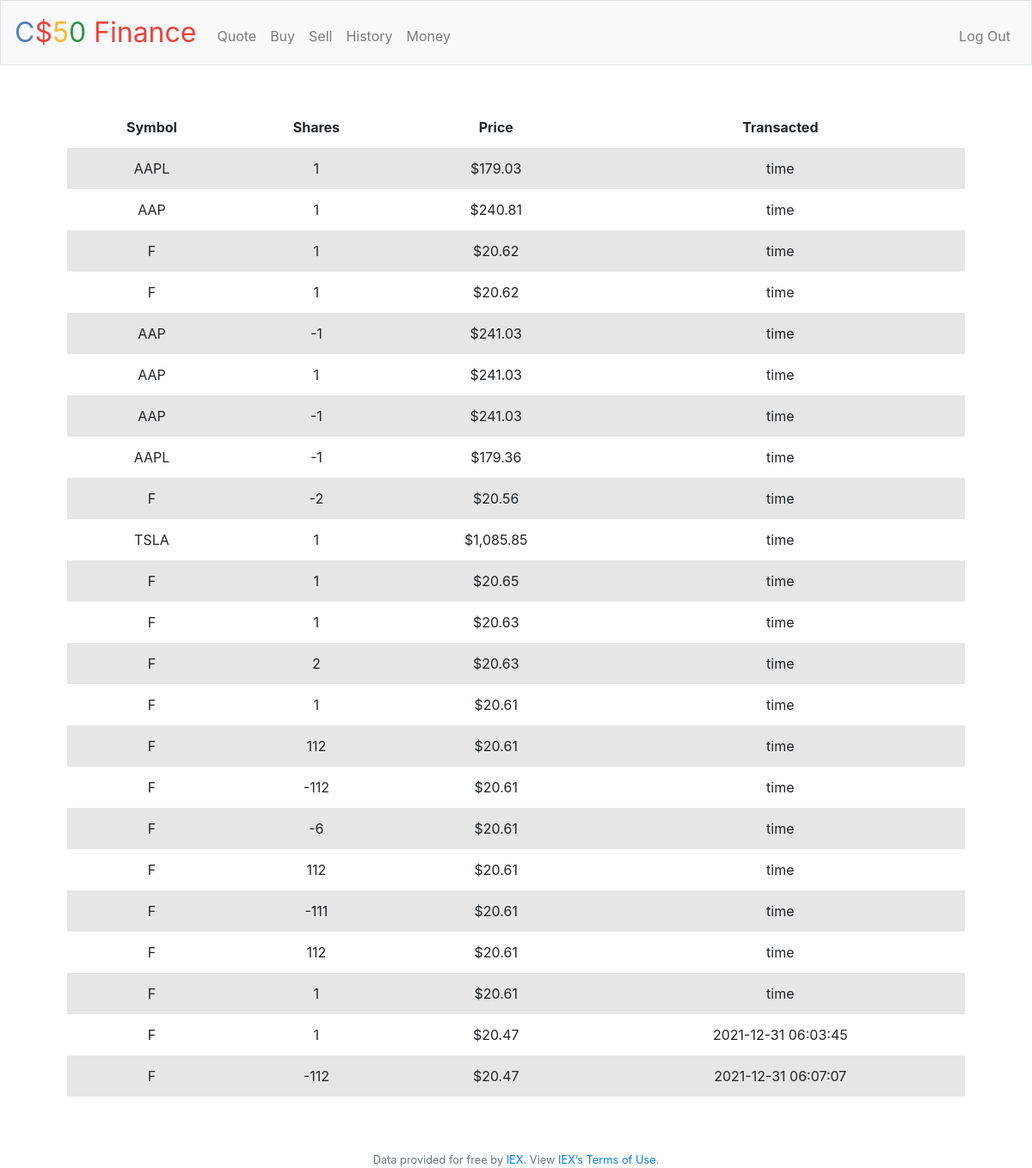
Screenshot of /history (signed in) with the database file from the repository.
### tables this page shows
CREATE TABLE 'transactions' ('user_id' integer NOT NULL, 'symbol' text NOT NULL, 'shares' integer NOT NULL, 'price' integer NOT NULL, 'time' text NOT NULL);

### application.py (the view)
@app.route("/history")
@login_required
def history():
    q = "SELECT * FROM transactions WHERE user_id = ?"
    transactions = db.execute(q, session["user_id"])
    return render_template("history.html", transactions=transactions)

### application.py (called while the page is built)
@app.after_request
def after_request(response):
    response.headers["Cache-Control"] = "no-cache, no-store, must-revalidate"
    response.headers["Expires"] = 0
    response.headers["Pragma"] = "no-cache"
    return response

### helpers.py (called while the page is built)
def login_required(f):
    @wraps(f)
    def decorated_function(*args, **kwargs):
        if session.get("user_id") is None:
            return redirect("/login")
        return f(*args, **kwargs)
    return decorated_function

def usd(value):
    return f"${value:,.2f}"

### templates/history.html (shortened to what this page needs)
{% extends "layout.html" %}
{% block main %}
    <table>
        <thead>
            <tr>
                <th>Symbol</th>
                <th>Shares</th>
                <th>Price</th>
                <th>Transacted</th>
            </tr>
        </thead>
        <tbody>
            {% for t in transactions %}
                <tr>
                    <td>{{ t["symbol"] }}</td>
                    <td>{{ t["shares"] }}</td>
                    <td>{{ t["price"] | usd }}</td>
                    <td>{{ t["time"] }}</td>
                </tr>
            {% endfor %}
        </tbody>
    </table>
{% endblock %}

### templates/layout.html (shortened to what this page needs)
<!DOCTYPE html>
<html lang="en">
    <head>
        <link rel="stylesheet" href="https://cdn.jsdelivr.net/npm/bootstrap@4.5.3/dist/css/bootstrap.min.css">
        <link href="/static/styles.css" rel="stylesheet">
    </head>
    <body>
        <nav class="navbar navbar-expand-md navbar-light bg-light border">
            <a class="navbar-brand" href="/"><span class="blue">C</span><span class="red">$</span><span class="yellow">5</span><span class="green">0</span> <span class="red">Finance</span></a>
            <div class="collapse navbar-collapse" id="navbar">
                {% if session.user_id %}
                    <ul class="navbar-nav mr-auto mt-2">
                        <li class="nav-item"><a class="nav-link" href="/quote">Quote</a></li>
                        <li class="nav-item"><a class="nav-link" href="/buy">Buy</a></li>
                        <li class="nav-item"><a class="nav-link" href="/sell">Sell</a></li>
                        <li class="nav-item"><a class="nav-link" href="/history">History</a></li>
                        <li class="nav-item"><a class="nav-link" href="/money">Money</a></li>
                    </ul>
                    <ul class="navbar-nav ml-auto mt-2">
                        <li class="nav-item"><a class="nav-link" href="/logout">Log Out</a></li>
                    </ul>
                {% else %}
                    <ul class="navbar-nav ml-auto mt-2">
                        <li class="nav-item"><a class="nav-link" href="/register">Register</a></li>
                        <li class="nav-item"><a class="nav-link" href="/login">Log In</a></li>
                    </ul>
                {% endif %}
            </div>
        </nav>
        <main class="container p-5">
            {% block main %}{% endblock %}
        </main>
        <footer class="small text-center text-muted">
            Data provided for free by <a href="https://iextrading.com/developer">IEX</a>. View <a href="https://iextrading.com/api-exhibit-a/">IEX’s Terms of Use</a>.
        </footer>
    </body>
</html>

### static/styles.css (style rules this page uses)
nav .navbar-brand { font-size: xx-large; }
nav .navbar-brand .blue { color: #537fbe; }
nav .navbar-brand .red { color: #ea433b; }
nav .navbar-brand .yellow { color: #f5b82e; }
nav .navbar-brand .green { color: #2e944b; }
main { overflow-x: auto; text-align: center; }
table { background-color: transparent; margin-bottom: 1rem; width: 100%; }
table th, table td { padding: 0.75rem; vertical-align: middle; }
tbody tr:nth-of-type(odd) { background-color: #e6e6e6; }

### rows the page displays
transactions: symbol "AAPL", shares "1", price "$179.03", time "time"
transactions: symbol "AAP", shares "1", price "$240.81", time "time"
transactions: symbol "F", shares "1", price "$20.62", time "time"
transactions: symbol "F", shares "1", price "$20.62", time "time"
transactions: symbol "AAP", shares "-1", price "$241.03", time "time"
transactions: symbol "AAP", shares "1", price "$241.03", time "time"
transactions: symbol "AAP", shares "-1", price "$241.03", time "time"
transactions: symbol "AAPL", shares "-1", price "$179.36", time "time"
transactions: symbol "F", shares "-2", price "$20.56", time "time"
transactions: symbol "TSLA", shares "1", price "$1,085.85", time "time"
transactions: symbol "F", shares "1", price "$20.65", time "time"
transactions: symbol "F", shares "1", price "$20.63", time "time"
transactions: symbol "F", shares "2", price "$20.63", time "time"
transactions: symbol "F", shares "1", price "$20.61", time "time"
transactions: symbol "F", shares "112", price "$20.61", time "time"
transactions: symbol "F", shares "-112", price "$20.61", time "time"
transactions: symbol "F", shares "-6", price "$20.61", time "time"
transactions: symbol "F", shares "112", price "$20.61", time "time"
transactions: symbol "F", shares "-111", price "$20.61", time "time"
transactions: symbol "F", shares "112", price "$20.61", time "time"
transactions: symbol "F", shares "1", price "$20.61", time "time"
transactions: symbol "F", shares "1", price "$20.47", time "2021-12-31 06:03:45"
transactions: symbol "F", shares "-112", price "$20.47", time "2021-12-31 06:07:07"
